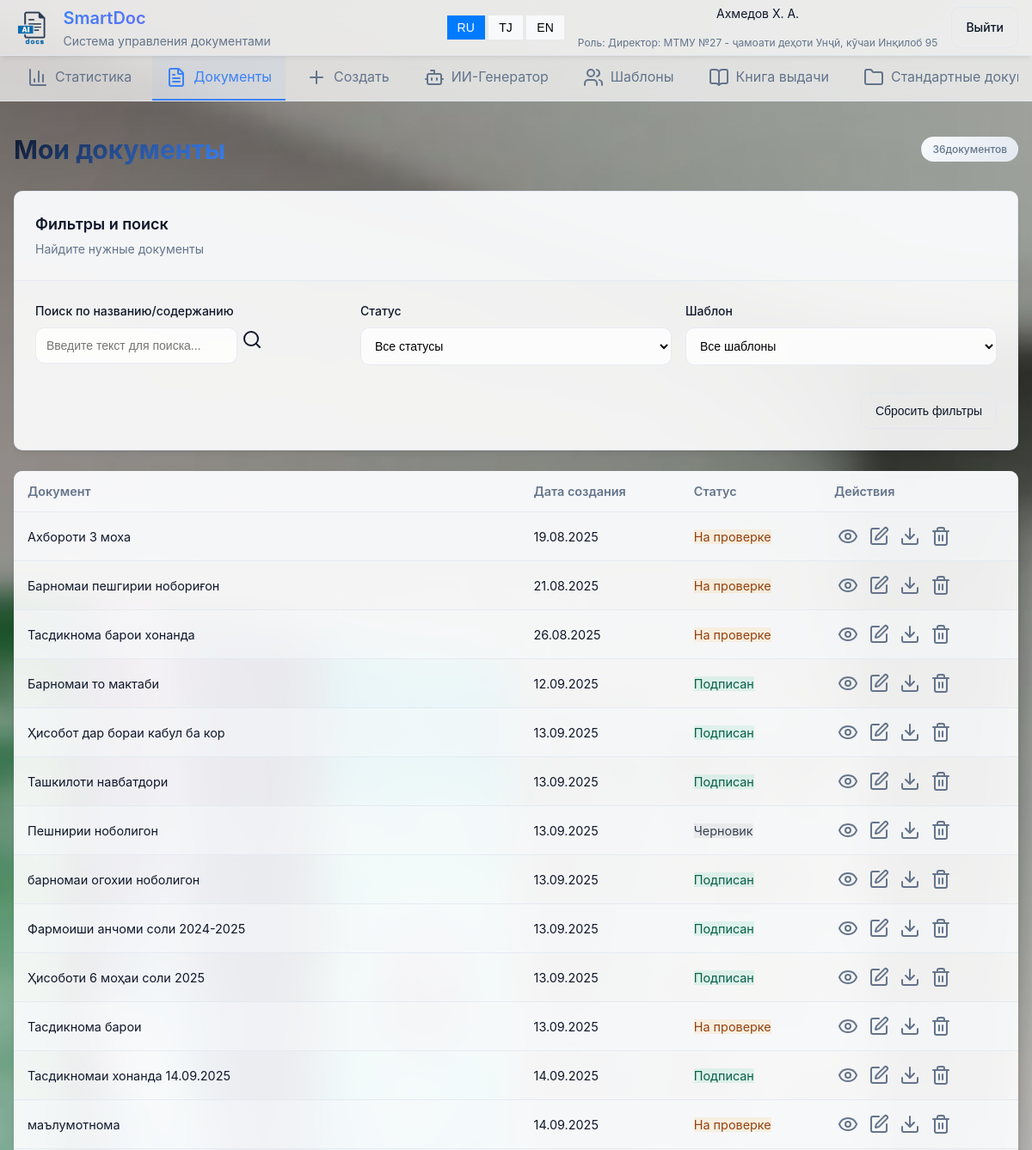
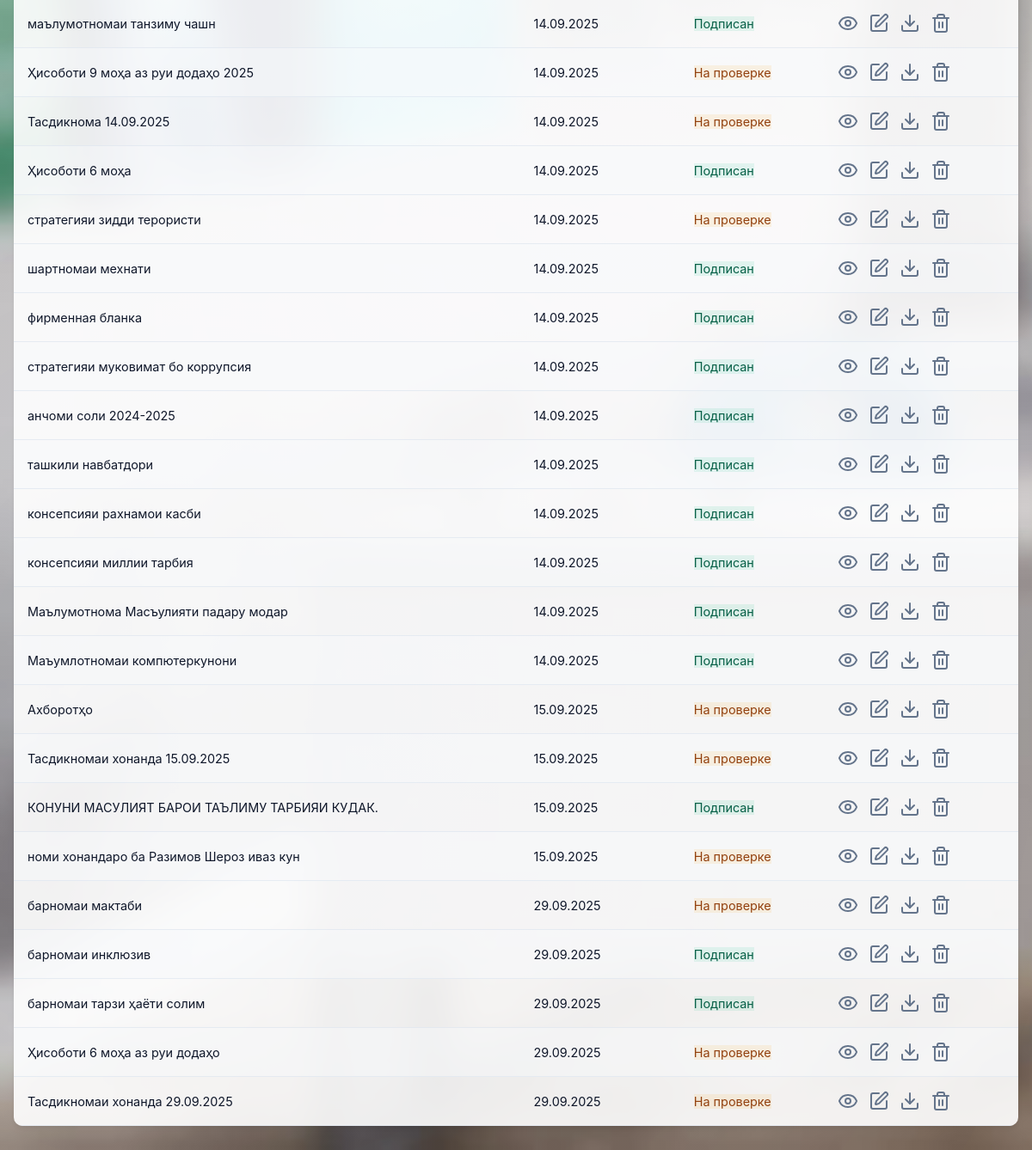
Page /documents/ (signed in) on the earlier database version (2 pictures, top to bottom).
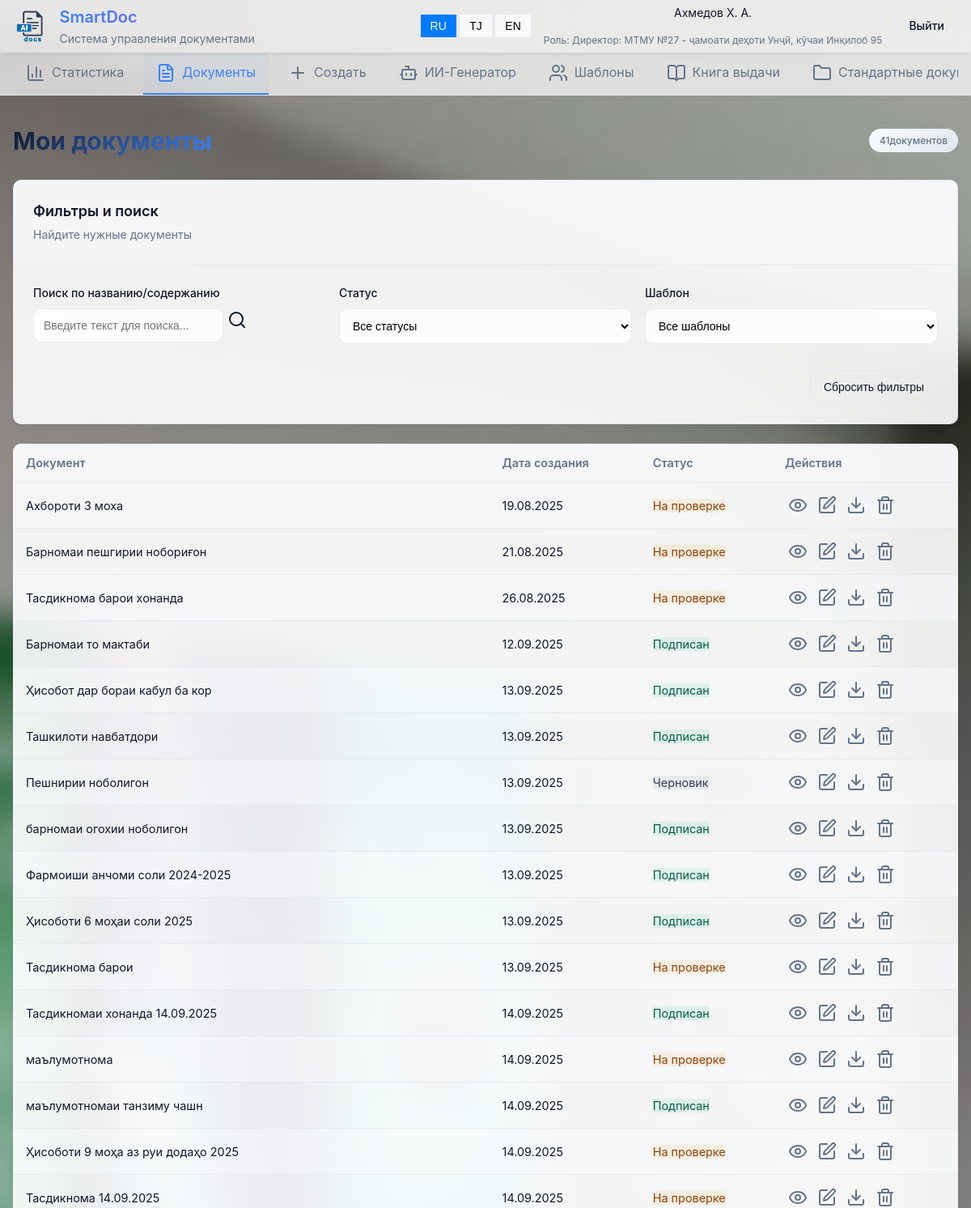
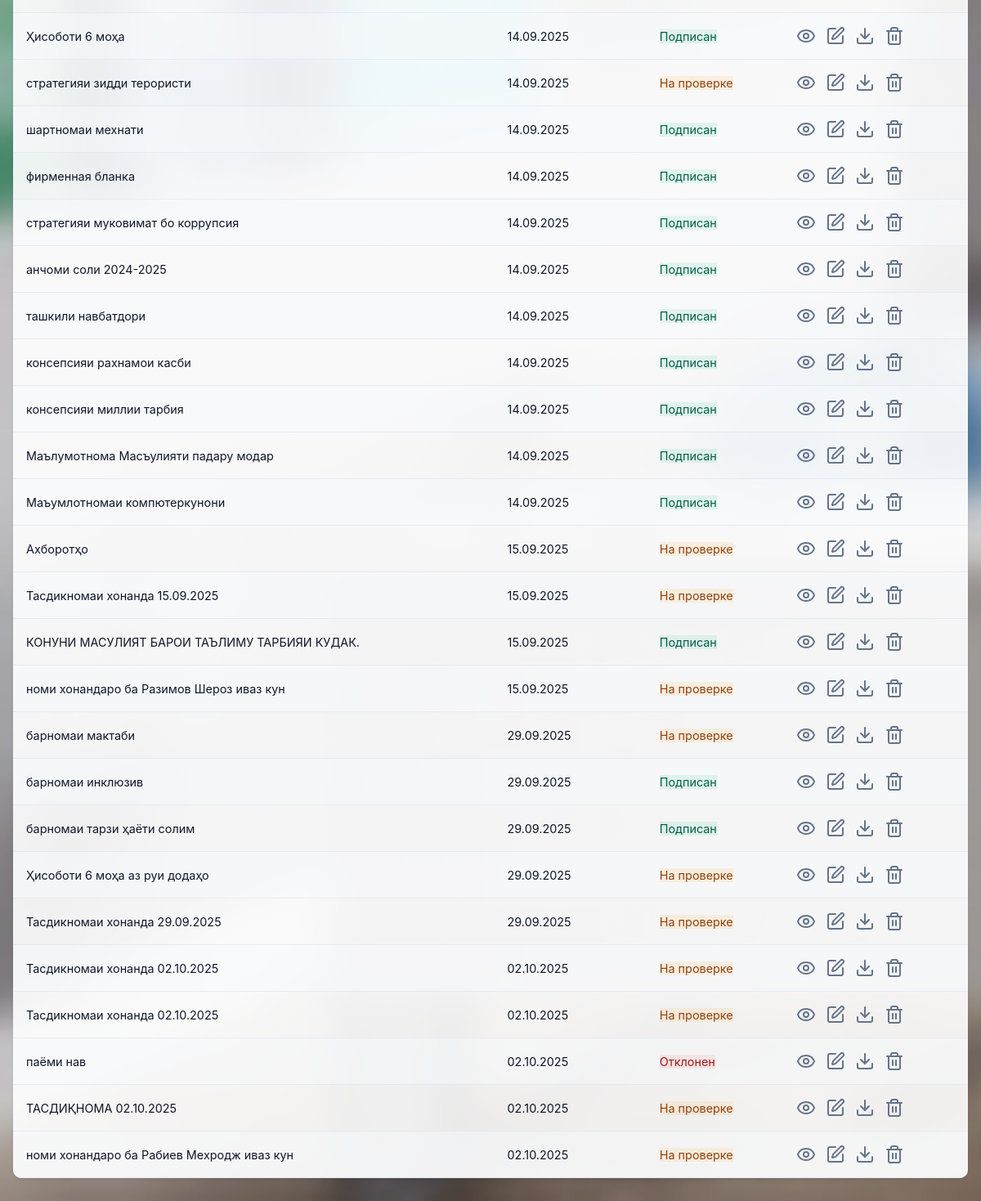
Same page on the later database version (2 pictures, top to bottom).
### main/models.py (models this page shows, shortened)
class Document(models.Model):
    STATUS_CHOICES = (
        ('draft', 'Черновик'),
        ('pending', 'На проверке'),
        ('signed', 'Подписан'),
        ('rejected','Отклонен')
    )
    title = models.CharField(max_length=255)
    content = models.TextField(null=True, blank=True)
    category=models.ForeignKey(Category,on_delete=models.SET_NULL,null=True)
    template = models.ForeignKey(Template, on_delete=models.SET_NULL, null=True, blank=True)
    created_by = models.ForeignKey(User, on_delete=models.CASCADE, related_name='documents_created')
    recipient = models.ForeignKey(User, on_delete=models.SET_NULL, null=True, blank=True, related_name='documents_received')
    school = models.ForeignKey(School, on_delete=models.CASCADE)
    status = models.CharField(max_length=20, choices=STATUS_CHOICES, default='draft')
    file=models.FileField(upload_to='documents/')
    created_at = models.DateTimeField(auto_now_add=True)

### main/views.py (the view)
# urls.py: path('documents/', documents, name='documents'),
@login_required
def documents(request):
    documents = Document.objects.filter(school=request.user.school)
    templates = Template.objects.filter(school=request.user.school)
    users = User.objects.filter(school=request.user.school)
    data = {'documents': documents, 'templates': templates, 'users': users}
    return render(request, 'main/documents.html', data)

### main/models.py (called while the page is built)
    def __str__(self):
        return f'{self.name} - {self.address}'

### main/templates/main/documents.html (shortened to what this page needs)
{% extends 'main/base.html' %}
{% block content %}
<div class="page-container">
    <div class="page-header">
        <h2 data-i18n="my_documents">Мои документы</h2>
        <div class="badge" id="documents-count">{{ documents.count }} <span data-i18n="documents_count">документов</span></div>
    </div>
    <div class="card">
        <div class="card-header">
            <h3 data-i18n="filters_search">Фильтры и поиск</h3>
            <p data-i18n="find_documents">Найдите нужные документы</p>
        </div>
        <div class="card-content">
            <div class="filters-grid">
                <div class="form-group">
                    <label for="search-query" data-i18n="search_placeholder">Поиск по названию/содержанию</label>
                    <div class="search-input">
                        <input type="text" id="search-query" data-i18n-placeholder="search_input_placeholder" placeholder="Введите текст для поиска...">
                        <i data-lucide="search"></i>
                    </div>
                </div>
                <div class="form-group">
                    <label for="filter-status" data-i18n="status">Статус</label>
                    <select id="filter-status">
                        <option value="all" data-i18n="all_statuses">Все статусы</option>
                    </select>
                </div>
                <div class="form-group">
                    <label for="filter-template" data-i18n="template">Шаблон</label>
                    <select id="filter-template">
                        <option value="all" data-i18n="all_templates">Все шаблоны</option>
                    </select>
                </div>
            </div>
            <div class="filters-actions">
                <button type="button" class="btn btn-outline" id="reset-filters" data-i18n="reset_filters">Сбросить фильтры</button>
            </div>
        </div>
    </div>
         <table class="documents-table" id="documents-list">
            <thead>
                <tr>
                    <th data-i18n="document">Документ</th>
                    <th data-i18n="creation_date">Дата создания</th>
                    <th data-i18n="status">Статус</th>
                    <th data-i18n="actions">Действия</th>
                </tr>
            </thead>
            <tbody>
                {% for document in documents %}
                <tr data-title="{{ document.title|lower }}"
                    data-content="{{ document.content|lower }}"
                    data-status="{{ document.status }}"
                    data-template="{{ document.template.id|default:'none' }}"
                    data-id="{{document.id}}" id="document-{{ document.id }}">
                    <td>
                        <div class="document-title">{{ document.title }}</div>
                    </td>
                    <td class="document-date">{{ document.created_at|date:"d.m.Y" }}</td>
                    <td><span class="badge-status badge-{{ document.status }}">{{ document.get_status_display }}</span></td>
                    <td>
                        <div class="document-actions">
                            <a class="btn-icon" title="Просмотр" data-i18n-title="view">
                                <i data-lucide="eye"></i>
                            </a>
                            <a class="btn-icon" href="{% url 'document_edit' document.id %}" title="Редактировать" data-i18n-title="edit">
                                <i data-lucide="edit"></i>
                            </a>
                            <a class="btn-icon" href="{{ document.file.url }}" target="_blank" title="Скачать" data-i18n-title="download">
                                <i data-lucide="download"></i>
                            </a>
                            <a class="btn-icon" href="{% url 'document_delete' document.id %}" data-i18n-title="delete">
                                <i data-lucide="trash-2"></i>
                            </a>
                        </div>
                    </td>
                </tr>
                {% endfor %}
            </tbody>
        </table>
</div>
{% endblock %}

Differences in the rows shown:
added Document: title "Тасдикномаи хонанда 02.10.2025", created_at "02.10.2025", status "На проверке"
added Document: title "Тасдикномаи хонанда 02.10.2025", created_at "02.10.2025", status "На проверке"
added Document: title "паёми нав", created_at "02.10.2025", status "Отклонен"
added Document: title "ТАСДИҚНОМА 02.10.2025", created_at "02.10.2025", status "На проверке"
added Document: title "номи хонандаро ба Рабиев Мехродж иваз кун", created_at "02.10.2025", status "На проверке"
Other differences:
{{ documents.count }}: "36" → "41"
